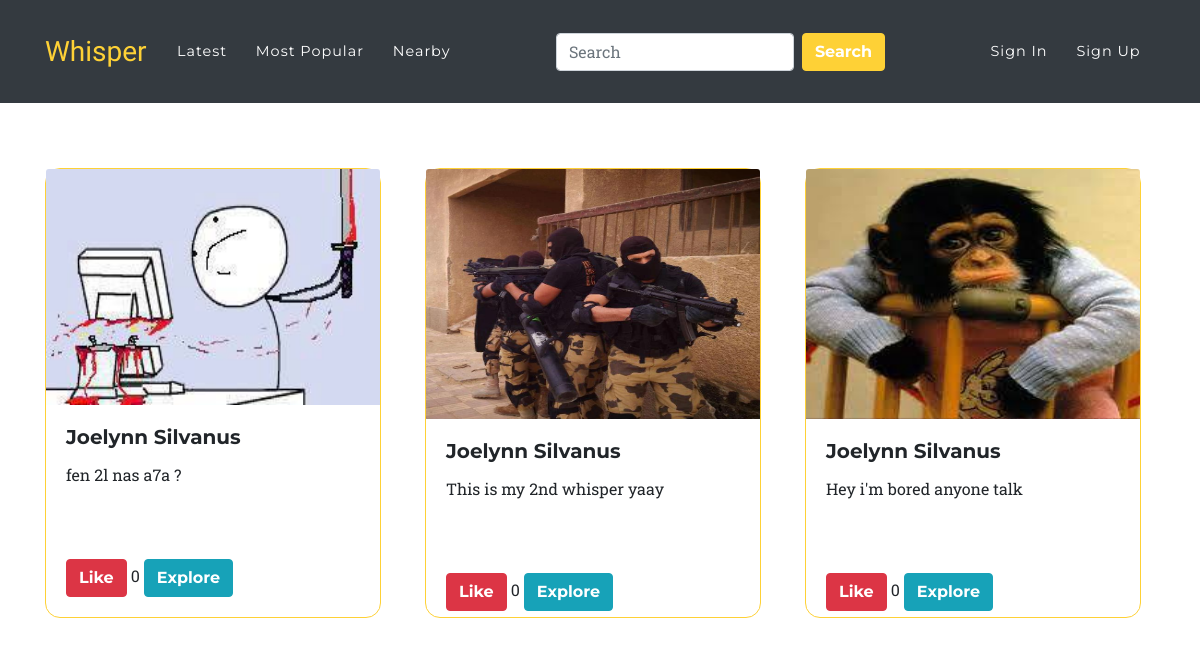
The page /latest/ on the database its author committed.
### posts/models.py (models this page shows, shortened)
class WhisperBase(models.Model):
    creator=models.ForeignKey(Profile, on_delete=models.CASCADE, related_name= '%(model_name)s')
    text=models.TextField(max_length=100)
    image=models.ImageField(blank=True, null=True, upload_to='whisper_images/', default=generate_random_pic) #found in accounts.names.py
    likes=models.PositiveSmallIntegerField(default=0)
    categories=models.ManyToManyField(Category, null=True, blank=True)
    comments=models.PositiveSmallIntegerField(default=0)
    time_stamp=models.DateTimeField(auto_now_add=True)
    is_liked=models.BooleanField(default=False)
    class Meta:
        abstract=True

class Whisper(WhisperBase):
    def get_absolute_url(self):
        return reverse('posts:whisper-detail', args=[str(self.id)])
    class Meta:
        abstract=False
        get_latest_by='-time_stamp'

### accounts/models.py (models this page shows)
class Profile(models.Model):
    Ages=(
        (1, '14-16'),
        (2, '17-19'),
        (3, '20-24'),
        (4, '25-30'),
        (5, '31-40'),
        (6, '+40')
    )
    owner=models.OneToOneField(User, on_delete=models.CASCADE, unique=True)
    nickname=models.CharField(max_length=80, default=generate_nickname) #found in accounts.names.py
    age=models.IntegerField(choices=Ages, null=True, blank=True)
    rating=models.FloatField(default=5.0)
    number_of_ratings=models.PositiveSmallIntegerField(default=0)
    location=models.GenericIPAddressField(null=True, blank=True)
    def __str__(self):
        return self.nickname

### posts/views.py (the view)
# urls.py: path('latest/', LatestWhispers.as_view(), name='latest'),
class LatestWhispers(ListView):
    model = Whisper
    template_name = 'whisper_list.html'
    context_object_name = 'whispers'
    ordering = '-time_stamp'

### posts/templates/whisper_list.html (shortened to what this page needs)
{% extends 'base.html' %}
{% load static %}
 {% block nav %}
    <nav class="navbar navbar-expand-lg navbar-dark bg-dark fixed-top " id="mainNav">
    {% endblock %}
{% block content %}
<div class="container list whisper-container">
    <div class="row mt-5">
        {% for whisper in whispers %}
        <div class="col-4 mt-5">
            <div class="card" style='width: 21rem; ' >
              <img  class="card-img-top" src="{{whisper.image.url}}" style="height:250px" alt="Card image cap">
              <div class="card-body">
                <h5  class="card-title">{{ whisper.creator }}</h5>
                <p class="card-text">{{ whisper.text}}</p>
                  <a href="{% url 'posts:like-whisper-list' whisper.pk %}" class="btn btn-danger btn-like">
                      {% if whisper.is_liked %}dislike {%else%}Like{% endif %}</a> {{ whisper.likes}}
                   <a class="btn btn-info" href="{{ whisper.get_absolute_url }}">Explore</a>
              </div>
            </div>
        </div>
        {% endfor %}
    </div>
</div>
{% endblock %}

### templates/base.html (shortened to what this page needs)
<!DOCTYPE html>
{% load static %}
<html lang="en">
<head>
    <link href="vendor/font-awesome/css/font-awesome.min.css" rel="stylesheet" type="text/css">
  <link rel="stylesheet" href="https://maxcdn.bootstrapcdn.com/bootstrap/4.0.0/css/bootstrap.min.css">
  <link rel="stylesheet" href="https://maxcdn.bootstrapcdn.com/font-awesome/4.7.0/css/font-awesome.min.css">
  <link rel="stylesheet" href="{% static 'css/base.css' %}">
</head>
<body>
    {% block nav %}{% endblock %}
        <div class="container">
      <a class="navbar-brand" href="#">Whisper</a>
      <div class="collapse navbar-collapse" id="navbarResponsive">
        <ul class="navbar-nav mr-auto">
          <li class="nav-item active">
            <a class="nav-link" href="{% url 'posts:latest'%}">Latest <span class="sr-only">(current)</span></a>
          </li>
            <li class="nav-item">
            <a class="nav-link" href="{% url 'posts:popular'%}">Most Popular</a>
          </li>
          <li class="nav-item">
            <a class="nav-link" href="#">Nearby</a>
          </li>
        </ul>
              <form class="form-inline my-2 my-lg-0">
          <input class="form-control mr-sm-2" type="search" placeholder="Search" aria-label="Search" >
          <button class="btn btn-primary my-2 my-sm-0" type="submit">Search</button>
        </form>
          <ul class="navbar-nav ml-auto">
            {% if user.is_authenticated %}
              <li class="nav-item"><a class="nav-link" href="{% url 'posts:create-whisper' %}">Add Whisper</a></li>
              <li class="nav-item dropdown">
        <a class="nav-link dropdown-toggle" href="#" id="navbarDropdownMenuLink" data-toggle="dropdown" aria-haspopup="true" aria-expanded="false">
          Settings
        </a>
        <div class="dropdown-menu" aria-labelledby="navbarDropdownMenuLink">
          <a class="dropdown-item" href="{% url 'posts:update-profile' user.profile.id %}">Edit Profile</a>
          <a class="dropdown-item" href="{% url 'account_email' %}">Change E-mail</a>
          <a class="dropdown-item" href="{% url 'account_logout' %}">Sign Out</a>
        </div>
      </li>
        {% else %}
        <li class="nav-item"><a class="nav-link" href="{% url 'account_login' %}">Sign In</a></li>
        <li class="nav-item"><a class="nav-link" href="{% url 'account_signup' %}">Sign Up</a></li>
        {% endif %}
        </ul>
      </div>
      </div>
</nav>
    <div class="content">
{% block body %}
    {% block content %}
    {% endblock %}
    {% endblock %}
    </div>
</body>
</html>

### static/css/base.css (style rules this page uses)
body { overflow-x: hidden; font-family: 'Roboto Slab', 'Helvetica Neue', Helvetica, Arial, sans-serif; }
p { line-height: 1.75; }
a { color: #fed136; }
h1, h2, h3, h4, h5, h6 { font-weight: 700; font-family: 'Montserrat', 'Helvetica Neue', Helvetica, Arial, sans-serif; }
.btn { font-family: 'Montserrat', 'Helvetica Neue', Helvetica, Arial, sans-serif; font-weight: 700; }
.btn-primary { background-color: #fed136; border-color: #fed136; }
#mainNav .navbar-brand { color: #fed136; font-family: 'Kaushan Script', 'Helvetica Neue', Helvetica, Arial, cursive; }
#mainNav .navbar-nav .nav-item .nav-link { font-size: 90%; font-weight: 400; padding: 0.75em 0; letter-spacing: 1px; color: white; font-family: 'Montserrat', 'Helvetica Neue', Helvetica, Arial, sans-serif; }
@media (min-width: 992px) { #mainNav { padding-top: 25px; padding-bottom: 25px; -webkit-transition: padding-top 0.3s, padding-bottom 0.3s; -moz-transition: padding-top 0.3s, padding-bottom 0.3s; transition: padding-top 0.3s, padding-bottom 0.3s; border: none; background-color: transparent; } }
@media (min-width: 992px) { #mainNav .navbar-brand { font-size: 1.75em; -webkit-transition: all 0.3s; -moz-transition: all 0.3s; transition: all 0.3s; } }
@media (min-width: 992px) { #mainNav .navbar-nav .nav-item .nav-link { padding: 1.1em 1em !important; } }
.list { margin-top: 120px; }
.card { border-radius: 15px; border-color: #fed136; height: 450px; }
.card-text { margin-bottom: 70px; }

### rows shown on the page
Whisper: image (picture), creator "Joelynn Silvanus", text "fen 2l nas a7a ?", is_liked "Like", likes "0"
Whisper: image (picture), creator "Joelynn Silvanus", text "This is my 2nd whisper yaay", is_liked "Like", likes "0"
Whisper: image (picture), creator "Joelynn Silvanus", text "Hey i'm bored anyone talk", is_liked "Like", likes "0"
